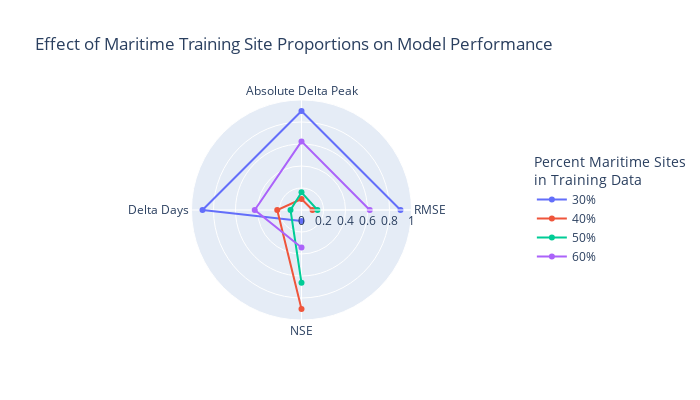

The code cell stored with this chart in its notebook:
### Code cell
## POLAR PLOT ##
categories = ['RMSE', 'Absolute Delta Peak', 'Delta Days', 'NSE']
data_m30 = [np.mean(stats_m30['rmse']), np.mean(stats_m30['abs delta peak']), np.mean(stats_m30['delta days']), np.mean(stats_m30['nse'])]
data_m40 = [np.mean(stats_m40['rmse']), np.mean(stats_m40['abs delta peak']), np.mean(stats_m40['delta days']), np.mean(stats_m40['nse'])]
data_m50 = [np.mean(stats_m50['rmse']), np.mean(stats_m50['abs delta peak']), np.mean(stats_m50['delta days']), np.mean(stats_m50['nse'])]
data_m60 = [np.mean(stats_m60['rmse']), np.mean(stats_m60['abs delta peak']), np.mean(stats_m60['delta days']), np.mean(stats_m60['nse'])]

# Normalize each metric independently to 0-1 range
scaler = MinMaxScaler(feature_range=(0.1,0.9))
data_scaled = scaler.fit_transform([data_m30, data_m40, data_m50, data_m60])

fig = go.Figure()

fig.add_trace(go.Scatterpolar(r=data_scaled[0],theta=categories, name='30%'))
fig.add_trace(go.Scatterpolar(r=data_scaled[1], theta=categories,  name='40%'))
fig.add_trace(go.Scatterpolar(r=data_scaled[2], theta=categories, name='50%'))
fig.add_trace(go.Scatterpolar(r=data_scaled[3], theta=categories,  name='60%'))


fig.update_layout(polar=dict(radialaxis=dict(visible=True, range=[0, 1])), legend_title_text=f"Percent Maritime Sites<br>in Training Data", showlegend=True, 
                  title="Effect of Maritime Training Site Proportions on Model Performance", width=700, height=400, 
                  legend=dict(x=100, y=0.5, xanchor='right', yanchor='middle'))


fig.show()

### Figure 1 — Plotly figure (JSON) as saved in the notebook; plotly's stock layout.template omitted (floating-point values rounded to 4 significant figures)
{"data": [{"name": "30%", "r": [0.9, 0.9, 0.9, 0.1], "theta": ["RMSE", "Absolute Delta Peak", "Delta Days", "NSE"], "type": "scatterpolar"}, {"name": "40%", "r": [0.1, 0.1, 0.2207, 0.9], "theta": ["RMSE", "Absolute Delta Peak", "Delta Days", "NSE"], "type": "scatterpolar"}, {"name": "50%", "r": [0.1451, 0.161, 0.1, 0.6616], "theta": ["RMSE", "Absolute Delta Peak", "Delta Days", "NSE"], "type": "scatterpolar"}, {"name": "60%", "r": [0.6203, 0.6236, 0.425, 0.3404], "theta": ["RMSE", "Absolute Delta Peak", "Delta Days", "NSE"], "type": "scatterpolar"}], "layout": {"height": 400, "legend": {"title": {"text": "Percent Maritime Sites<br>in Training Data"}, "x": 1.02, "xanchor": "left", "y": 0.5, "yanchor": "middle"}, "polar": {"angularaxis": {"type": "category"}, "radialaxis": {"autorange": false, "range": [0, 1], "type": "linear", "visible": true}}, "showlegend": true, "title": {"text": "Effect of Maritime Training Site Proportions on Model Performance"}, "width": 700}}
